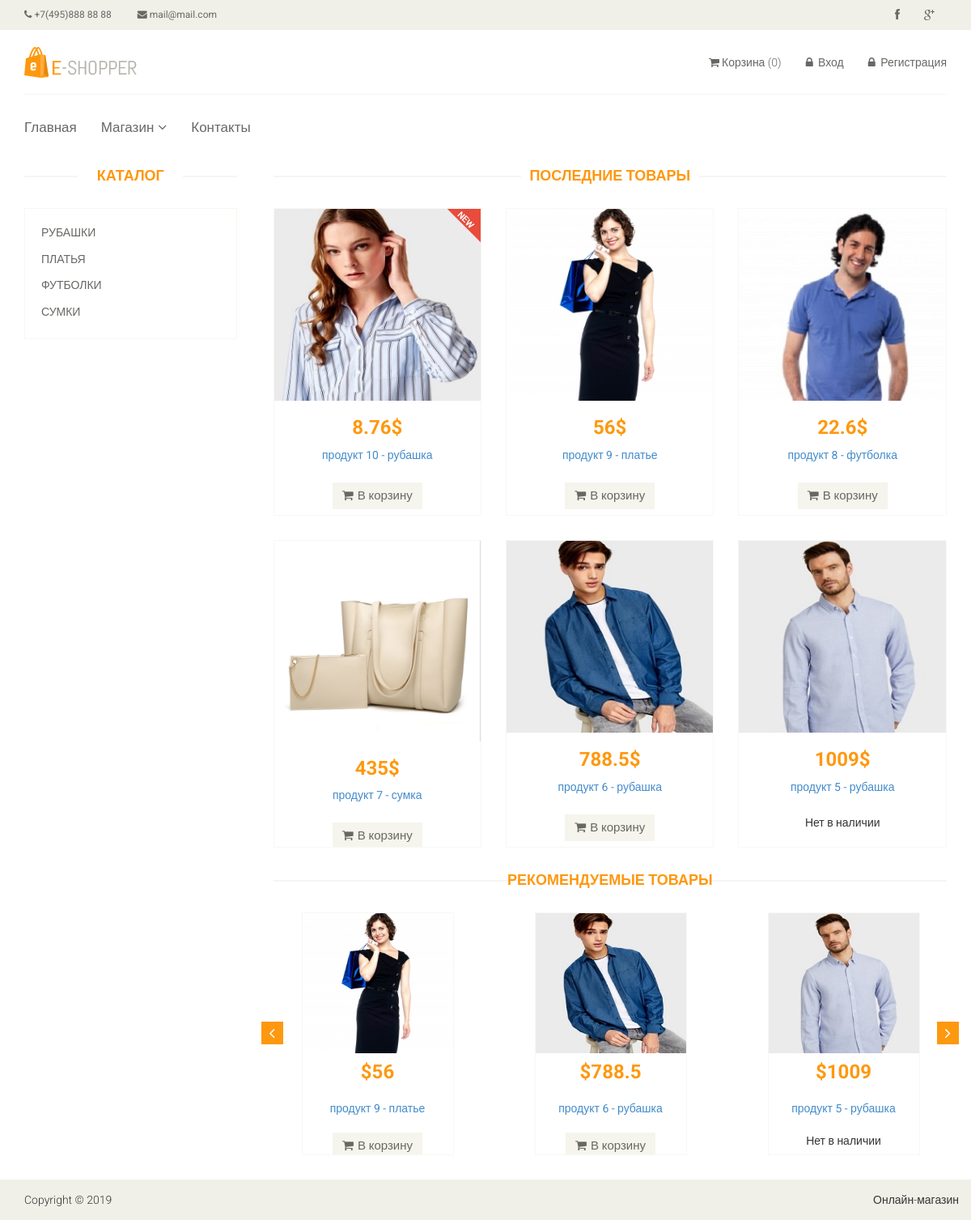
The page / on the database its author committed.
### tables this page shows
CREATE TABLE IF NOT EXISTS `category` (
  `id` int(11) NOT NULL AUTO_INCREMENT,
  `name` varchar(255) NOT NULL,
  `sort_order` int(11) NOT NULL DEFAULT '0',
  `status` int(11) NOT NULL DEFAULT '1',
  PRIMARY KEY (`id`)
);

CREATE TABLE IF NOT EXISTS `product` (
  `id` int(11) NOT NULL AUTO_INCREMENT,
  `name` varchar(255) NOT NULL,
  `category_id` int(11) NOT NULL,
  `code` int(11) NOT NULL,
  `price` float NOT NULL,
  `availability` int(11) NOT NULL,
  `brand` varchar(255) NOT NULL,
  `image` varchar(255) NOT NULL,
  `description` text NOT NULL,
  `is_new` int(11) NOT NULL DEFAULT '0',
  `is_recommended` int(11) NOT NULL DEFAULT '0',
  `status` int(11) NOT NULL DEFAULT '1',
  PRIMARY KEY (`id`)
);

### config/routes.php (called while the page is built)
<?php
return array(
    'product/([0-9]+)' => 'product/view/$1',
    'catalog' => 'catalog/index',
    'category/([0-9]+)/page-([0-9]+)' => 'catalog/category/$1/$2',
    'category/([0-9]+)' => 'catalog/category/$1',
    'cart/addAjax/([0-9]+)' => 'cart/addAjax/$1',
    'cart/checkout' => 'cart/checkout',
    'cart/delete/([0-9]+)' => 'cart/delete/$1',
    'cart/add/([0-9]+)' => 'cart/add/$1',
    'cart' => 'cart/index',
    'user/register' => 'user/register',
    'user/login' => 'user/login',
    'user/logout' => 'user/logout',
    'cabinet/edit' => 'cabinet/edit',
    'cabinet' => 'cabinet/index',
    'contacts' => 'site/contact',
    '' => 'site/index',
);

### controllers/SiteController.php (called while the page is built, shortened)
<?php
class SiteController
{
    public function actionIndex()
    {
        $categories = Category::getCategoriesList();
        $latestProducts = Product::getLatestProducts();
        $sliderProducts = Product::getRecommendedProducts();
        require_once(ROOT . '/views/site/index.php');
        return true;
    }
}

### index.php (called while the page is built, shortened)
<?php
$router = new Router();
$router->run();

### models/Cart.php (called while the page is built, shortened)
<?php
class Cart
{
    public static function countItems()
    {
        if (isset($_SESSION['products'])) {
            $count = 0;
            foreach ($_SESSION['products'] as $id => $quantity) {
                $count = $count + $quantity;
            }
            return $count;
        } else {
            return 0;
        }
    }
}

### models/User.php (called while the page is built, shortened)
<?php
class User
{
    public static function isGuest()
    {
        return true;
    }
}

### models/Category.php (called while the page is built)
<?php
class Category
{
    public static function getCategoriesList()
    {
        $db = Db::getConnection();
        $categoryList = array();
        $result = $db->query('SELECT id, name FROM category '
                . 'ORDER BY sort_order ASC');
        $i = 0;
        while ($row = $result->fetch()) {
            $categoryList[$i]['id'] = $row['id'];
            $categoryList[$i]['name'] = $row['name'];
            $i++;
        }
        return $categoryList;
    }
}

### models/Product.php (called while the page is built, shortened)
<?php
class Product
{
    public static function getLatestProducts($count = self::SHOW_BY_DEFAULT, $page = 1)
    {
        $count = intval($count);
        $page = intval($page);
        $offset = ($page-1) * $count;
        $db = Db::getConnection();
        $productsList = array();
        $result = $db->query('SELECT id, name, price, image, is_new, availability FROM product '
                . 'WHERE status = "1"'
                . 'ORDER BY id DESC '
                . 'LIMIT ' . $count
                . ' OFFSET '. $offset);
        $i = 0;
        while ($row = $result->fetch()) {
            $productsList[$i]['id'] = $row['id'];
            $productsList[$i]['name'] = $row['name'];
            $productsList[$i]['image'] = $row['image'];
            $productsList[$i]['price'] = $row['price'];
            $productsList[$i]['is_new'] = $row['is_new'];
            $productsList[$i]['availability'] = $row['availability'];
            $i++;
        }
        return $productsList;
    }
    public static function getRecommendedProducts()
    {
        $db = Db::getConnection();
        $productsList = array();
        $result = $db->query('SELECT id, name, price, image, is_new, availability FROM product '
                . 'WHERE status = "1" AND is_recommended = "1"'
                . 'ORDER BY id DESC ');
        $i = 0;
        while ($row = $result->fetch()) {
            $productsList[$i]['id'] = $row['id'];
            $productsList[$i]['name'] = $row['name'];
            $productsList[$i]['image'] = $row['image'];
            $productsList[$i]['price'] = $row['price'];
            $productsList[$i]['is_new'] = $row['is_new'];
            $productsList[$i]['availability'] = $row['availability'];
            $i++;
        }
        return $productsList;
    }
    public static function getImage($id)
    {
        $noImage = 'no-image.jpg';
        $path = '/template/images/home/product';
        $pathToProductImage = $path . $id . '.jpg';
        if (file_exists($_SERVER['DOCUMENT_ROOT'].$pathToProductImage)) {
            return $pathToProductImage;
        }
        return '/template/images/home/' . $noImage;
    }
}

### views/site/index.php (the view, shortened to what this page needs)
<?php include ROOT . '/views/layouts/header.php'; ?>
<section>
    <div class="container">
        <div class="row">
            <div class="col-sm-3">
                <div class="left-sidebar">
                    <h2>Каталог</h2>
                    <div class="panel-group category-products">
                        <?php foreach ($categories as $categoryItem): ?>
                            <div class="panel panel-default">
                                <div class="panel-heading">
                                    <h4 class="panel-title">
                                        <a href="/category/<?php echo $categoryItem['id'];?>">
                                            <?php echo $categoryItem['name'];?>
                                        </a>
                                    </h4>
                                </div>
                            </div>
                        <?php endforeach; ?>
                    </div>
                </div>
            </div>
            <div class="col-sm-9 padding-right">
                <div class="features_items">
                    <h2 class="title text-center">Последние товары</h2>
                    <?php foreach ($latestProducts as $product): ?>
                        <div class="col-sm-4">
                            <div class="product-image-wrapper">
                                <div class="single-products">
                                    <div class="productinfo text-center">
                                        <img src="/template/images/home/product<?php echo $product['id'];?>.jpg" alt="" />
                                        <h2><?php echo $product['price'];?>$</h2>
                                        <p>
                                            <a href="/product/<?php echo $product['id'];?>">
                                                <?php echo $product['name'];?>
                                            </a>
                                        </p>
                                        <?php if ($product['availability']):?>
                                        <a href="#" data-id="<?php echo $product['id'];?>" class="btn btn-default add-to-cart"><i class="fa fa-shopping-cart"></i>В корзину</a>
                                        <?php else:?>
                                        Нет в наличии
                                        <?php endif;?>
                                    </div>
                                    <?php if ($product['is_new']): ?>
                                        <img src="/template/images/home/new.png" class="new" alt="" />
                                    <?php endif; ?>
                                </div>
                            </div>
                        </div>
                    <?php endforeach;?>
                </div>
                    <div class="recommended_items">
                    <h2 class="title text-center">Рекомендуемые товары</h2>
                    <div class="cycle-slideshow"
                         data-cycle-fx=carousel
                         data-cycle-timeout=5000
                         data-cycle-carousel-visible=3
                         data-cycle-carousel-fluid=true
                         data-cycle-slides="div.item"
                         data-cycle-prev="#prev"
                         data-cycle-next="#next"
                         >
                             <?php foreach ($sliderProducts as $sliderItem): ?>
                            <div class="item">
                                <div class="product-image-wrapper">
                                    <div class="single-products">
                                        <div class="productinfo text-center">
                                            <img src="<?php echo Product::getImage($sliderItem['id']); ?>" alt="" />
                                            <h2>$<?php echo $sliderItem['price']; ?></h2>
                                            <a href="/product/<?php echo $sliderItem['id']; ?>">
                                                <?php echo $sliderItem['name']; ?>
                                            </a>
                                            <br/><br/>
                                            <?php if ($sliderItem['availability']):?>
                                            <a href="#" class="btn btn-default add-to-cart" data-id="<?php echo $sliderItem['id']; ?>"><i class="fa fa-shopping-cart"></i>В корзину</a>
                                            <?php else:?>
                                            Нет в наличии
                                            <?php endif;?>
                                        </div>
                                    </div>
                                </div>
                            </div>
                        <?php endforeach; ?>
                        <a class="left recommended-item-control" id="prev" href="#recommended-item-carousel" data-slide="prev">
                        <i class="fa fa-angle-left"></i>
                    </a>
                    <a class="right recommended-item-control" id="next"  href="#recommended-item-carousel" data-slide="next">
                        <i class="fa fa-angle-right"></i>
                    </a>
                    </div>
                </div>
            </div>
            </div>
        </div>
</section>
<?php include ROOT . '/views/layouts/footer.php'; ?>

### models/Router.php (shortened to what this page needs)
<?php
class Router
{
    private $routes;
    public function __construct()
    {
        $routesPath = ROOT . '/config/routes.php';
        $this->routes = include($routesPath);
    }
    private function getURI()
    {
        if (!empty($_SERVER['REQUEST_URI'])) {
            return trim($_SERVER['REQUEST_URI'], '/');
        }
    }
    public function run()
    {
        $uri = $this->getURI();
        foreach ($this->routes as $uriPattern => $path) {
            if (preg_match("~$uriPattern~", $uri)) {
                $internalRoute = preg_replace("~$uriPattern~", $path, $uri);
                $segments = explode('/', $internalRoute);
                $controllerName = array_shift($segments) . 'Controller';
                $actionName = 'action' . ucfirst(array_shift($segments));
                $parameters = $segments;
                $controllerObject = new $controllerName;
                $result = call_user_func_array(array($controllerObject, $actionName), $parameters);
                if ($result != null) {
                    break;
                }
            }
        }
    }
}

### views/layouts/header.php (shortened to what this page needs)
<!DOCTYPE html>
<html lang="en">
    <head>
        <link href="/template/css/bootstrap.min.css" rel="stylesheet">
        <link href="/template/css/font-awesome.min.css" rel="stylesheet">
        <link href="/template/css/prettyPhoto.css" rel="stylesheet">
        <link href="/template/css/price-range.css" rel="stylesheet">
        <link href="/template/css/animate.css" rel="stylesheet">
        <link href="/template/css/main.css" rel="stylesheet">
        <link href="/template/css/responsive.css" rel="stylesheet">
    </head>
    <body>
        <header id="header">
            <div class="header_top">
                <div class="container">
                    <div class="row">
                        <div class="col-sm-6">
                            <div class="contactinfo">
                                <ul class="nav nav-pills">
                                    <li><a><i class="fa fa-phone"></i> +7(495)888 88 88</a></li>
                                    <li><a><i class="fa fa-envelope"></i> mail@mail.com</a></li>
                                </ul>
                            </div>
                        </div>
                        <div class="col-sm-6">
                            <div class="social-icons pull-right">
                                <ul class="nav navbar-nav">
                                    <li><a href="#"><i class="fa fa-facebook"></i></a></li>
                                    <li><a href="#"><i class="fa fa-google-plus"></i></a></li>
                                </ul>
                            </div>
                        </div>
                    </div>
                </div>
            </div>
            <div class="header-middle">
                <div class="container">
                    <div class="row">
                        <div class="col-sm-4">
                            <div class="logo pull-left">
                                <a href="/"><img src="/template/images/home/logo.png" alt="" /></a>
                            </div>
                        </div>
                        <div class="col-sm-8">
                            <div class="shop-menu pull-right">
                                <ul class="nav navbar-nav">
                                    <li><a href="/cart/">
                                            <i class="fa fa-shopping-cart"></i>Корзина
                                            (<span id="cart-count"><?php echo Cart::countItems();?></span>)
                                        </a>
                                    </li>
                                    <?php if (User::isGuest()): ?>
                                        <li><a href="/user/login/"><i class="fa fa-lock"></i> Вход</a></li>
                                        <li><a href="/user/register/"><i class="fa fa-lock"></i> Регистрация</a></li>
                                    <?php else: ?>
                                        <li><a href="/cabinet/"><i class="fa fa-user"></i> Аккаунт</a></li>
                                        <li><a href="/user/logout/"><i class="fa fa-unlock"></i> Выход</a></li>
                                    <?php endif; ?>
                                </ul>
                            </div>
                        </div>
                    </div>
                </div>
            </div>
            <div class="header-bottom">
                <div class="container">
                    <div class="row">
                        <div class="col-sm-12">
                            <div class="mainmenu pull-left">
                                <ul class="nav navbar-nav collapse navbar-collapse">
                                    <li><a href="/">Главная</a></li>
                                    <li class="dropdown"><a href="#">Магазин<i class="fa fa-angle-down"></i></a>
                                    </li>
                                    <li><a href="/contacts/">Контакты</a></li>
                                </ul>
                            </div>
                        </div>
                    </div>
                </div>
            </div>
        </header>

### views/layouts/footer.php (shortened to what this page needs)
<footer id="footer">
    <div class="footer-bottom">
        <div class="container">
            <div class="row">
                <p class="pull-left">Copyright © 2019</p>
                <p class="pull-right">Онлайн-магазин</p>
            </div>
        </div>
    </div>
</footer>
</body>
</html>

### rows shown on the page
category: name "РУБАШКИ"
category: name "ПЛАТЬЯ"
category: name "ФУТБОЛКИ"
category: name "СУМКИ"
product: shows a picture, price "8.76", name "продукт 10 - рубашка", is_new 1 (drawn)
product: shows a picture, price "56", name "продукт 9 - платье"
product: shows a picture, price "22.6", name "продукт 8 - футболка"
product: shows a picture, price "435", name "продукт 7 - сумка"
product: shows a picture, price "788.5", name "продукт 6 - рубашка"
product: shows a picture, price "1009", name "продукт 5 - рубашка", availability "Нет в наличии"
